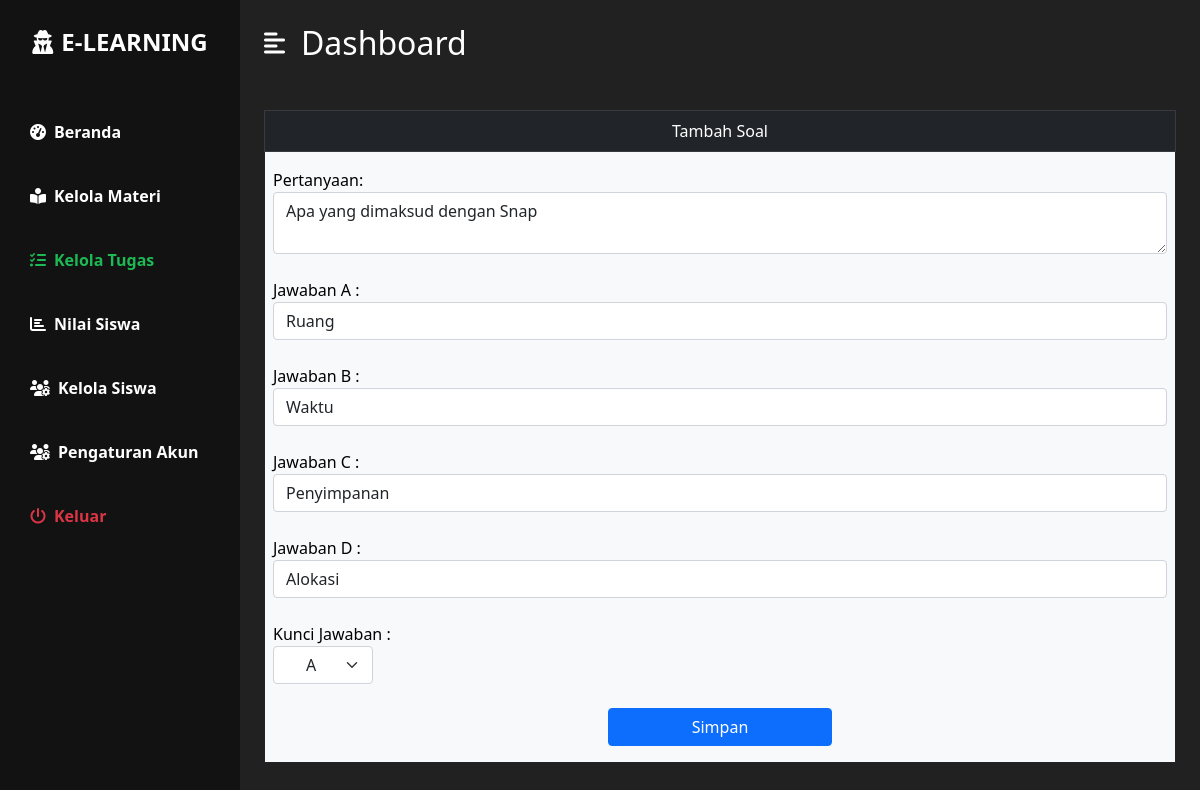
/guru/editSoal.php?id_soal=12 (signed in), run on an earlier commit of the app's database.
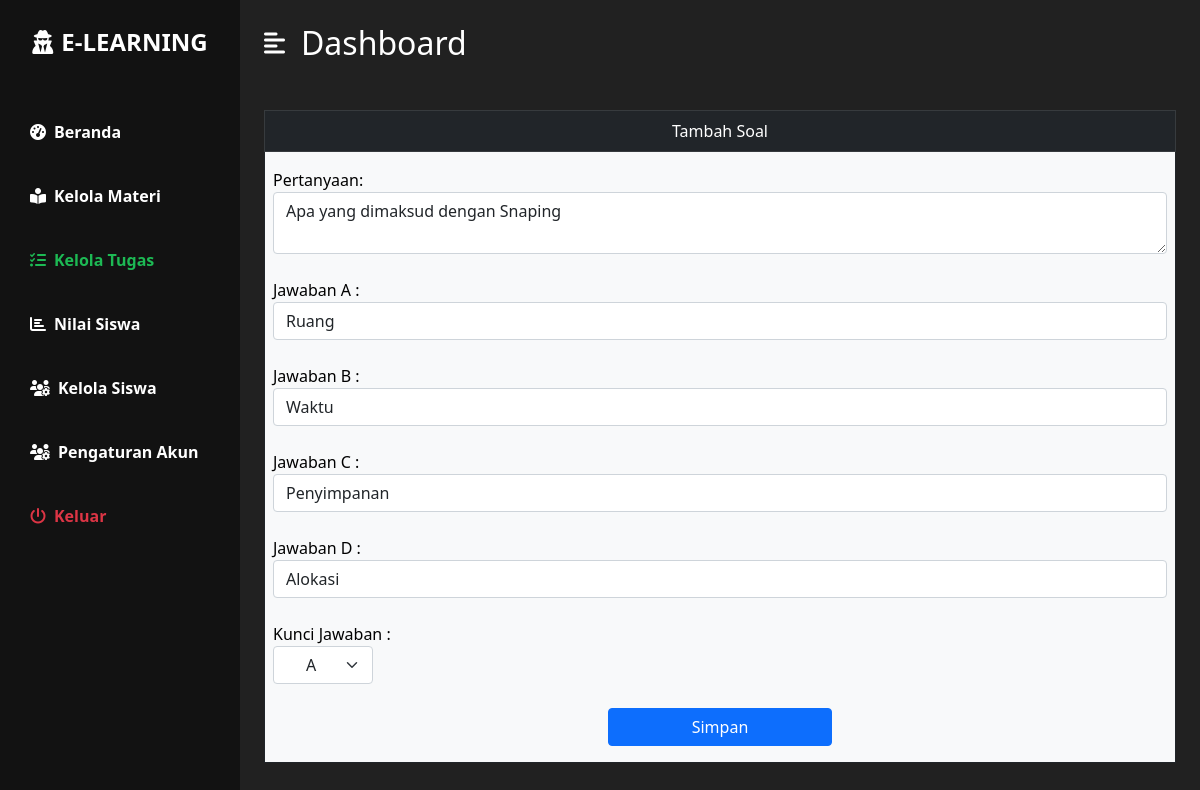
And on a later commit of the database.
### tables this page shows
CREATE TABLE `soal` (
  `id_soal` int(5) NOT NULL,
  `id_tugas` int(11) NOT NULL,
  `soal` text NOT NULL,
  `gambar` varchar(100) NOT NULL,
  `pil_a` text NOT NULL,
  `pil_b` text NOT NULL,
  `pil_c` text NOT NULL,
  `pil_d` text NOT NULL,
  `jawaban` varchar(1) NOT NULL,
  `tgl_dibuat` date NOT NULL
);

### guru/editSoal.php (the view, shortened to what this page needs)
<?php
    require 'function/session.php';
    $id_soal = $_GET['id_soal'];
    $readSoal = mysqli_query($koneksi, "SELECT * FROM soal WHERE id_soal='$id_soal'");
    $soal = mysqli_fetch_array($readSoal);
?>
<!DOCTYPE html>
<html lang="en">
<head>
    <link rel="stylesheet" type="text/css" href="../css/bootstrap.css">
    <link rel="stylesheet" href="../css/styles.css" />
</head>
<body>
    <div class="d-flex" id="wrapper">
        <div class="bg-3" id="sidebar-wrapper">
            <div class="sidebar-heading text-center py-4 warna-1 fs-4 fw-bold text-uppercase">
                <i class="fas fa-user-secret me-2"></i>E-Learning</div>
            <div class="list-group list-group-flush my-3">
                <a href="index.php" class="list-group-item list-group-item-action bg-transparent fw-bold warna-1">
                    <i class="fas fa-tachometer-alt me-2"></i>Beranda</a>
                <a href="materi.php" class="list-group-item list-group-item-action bg-transparent warna-1 fw-bold">
                    <i class="fas fa-book-reader me-2"></i>Kelola Materi</a>
                <a href="tugas.php" class="list-group-item list-group-item-action bg-transparent warna-1 fw-bold active-bar">
                    <i class="fas fa-tasks me-2"></i>Kelola Tugas</a>
                <a href="nilai.php" class="list-group-item list-group-item-action bg-transparent warna-1 fw-bold">
                    <i class="fas fa-chart-bar me-2"></i>Nilai Siswa</a>
                <a href="siswa.php" class="list-group-item list-group-item-action bg-transparent warna-1 fw-bold">
                    <i class="fas fa-users-cog me-2"></i>Kelola Siswa</a>
                <a href="setting.php" class="list-group-item list-group-item-action bg-transparent warna-1 fw-bold">
                    <i class="fas fa-users-cog me-2"></i>Pengaturan Akun</a>
                <a href="../logout.php" class="list-group-item list-group-item-action bg-transparent text-danger fw-bold"
                onclick="return confirm('Keluar ?')">
                    <i class="fas fa-power-off me-2"></i>Keluar</a>
            </div>
        </div>
        <div id="page-content-wrapper">
            <nav class="navbar navbar-expand-lg navbar-light bg-2 py-4 px-4">
                <div class="d-flex align-items-center">
                    <i class="fas fa-align-left warna-1 fs-4 me-3" id="menu-toggle"></i>
                    <h2 class="fs-2 m-0 warna-1">Dashboard</h2>
                </div>
            </nav>
            <div class="container-fluid px-4">
                <div class="row my-2">
                    <div class="table-responsive-xxl mt-3">
                        <table class="table table-bordered table-light border-dark align-middle mx-auto">
                            <tr class="table-dark text-center">
                                <td colspan="2">Tambah Soal</td>
                            </tr>
                            <tr>
                                <td colspan="2">
                                    <div class="my-2">
                                    <form action="" method="post" enctype="multipart/form-data">
                                    <?php
                                    echo '
                                        Pertanyaan: <textarea name="soal" class="form-control w-100">'.$soal["soal"].'</textarea><br>
                                        Jawaban A : <input type="text" name="a" class="form-control" value="'.$soal["pil_a"].'"><br>
                                        Jawaban B : <input type="text" name="b" class="form-control" value="'.$soal["pil_b"].'"><br>
                                        Jawaban C : <input type="text" name="c" class="form-control" value="'.$soal["pil_c"].'"><br>
                                        Jawaban D : <input type="text" name="d" class="form-control" value="'.$soal["pil_d"].'"><br>
                                        <label>Kunci Jawaban :</label>
                                            <select name="jawaban"  class="form-select text-center" style="width: 100px;">
                                                <option value="A">A</option>
                                                <option value="B">B</option>
                                                <option value="C">C</option>
                                                <option value="D">D</option>
                                            </select><br>
                                        <div class="text-center">
                                            '?><button type="submit" name="editSoal" class="btn btn-primary w-25" onclick="return confirm('Edit soal?')">Simpan</button><?php echo '
                                        </div>
                                    ';
                                    ?>
                                    </form>
                                    </div>
                                </td>
                            </tr>
                        </table>
                    </div>
                </div>
            </div>
        </div>
    </div>
</body>
</html>

What changed in the data, as far as the page shows it:
changed soal "Ruang": soal "Apa yang dimaksud dengan Snap" → "Apa yang dimaksud dengan Snaping"
